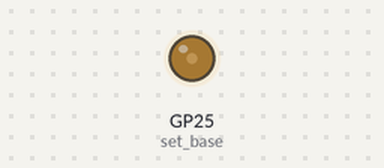
Bench run of a program on a simulated Raspberry Pi Pico running MicroPython. Shown: output pins drawn as LEDs (lit = HIGH).

Above: at 0.05 s.
At 1.5 s:
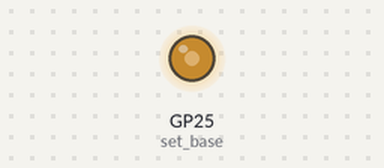
At 3.0 s:
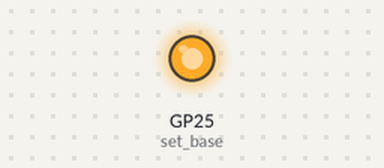
Timing chart, 0 to 6.9 s (numbered marks = the images above):
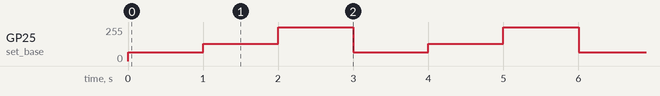

Measured:
- by itself, GP25 (set_base): repeats every 3.0 s: 128/255 1.0 s, 255/255 1.0 s, 64/255 1.0 s

The program:

led_PIO.py
```python
from rp2 import PIO, StateMachine, asm_pio
from machine import Pin
import time

@asm_pio(set_init=PIO.OUT_LOW)
def led_quarter_brightness():
  set(pins, 0) [2]
  set(pins, 1)


@asm_pio(set_init=PIO.OUT_LOW)
def led_half_brightness():
  set(pins, 0)
  set(pins, 1)

@asm_pio(set_init=PIO.OUT_LOW)
def led_full_brightness():
  set(pins, 1)

sm1 = StateMachine(1, led_quarter_brightness, freq=10000, set_base=Pin(25))
sm2 = StateMachine(2, led_half_brightness, freq=10000, set_base=Pin(25))
sm3 = StateMachine(3, led_full_brightness, freq=10000, set_base=Pin(25))

while True:
  sm1.active(1)
  time.sleep(1)
  sm1.active(0)

  sm2.active(1)
  time.sleep(1)
  sm2.active(0)

  sm3.active(1)
  time.sleep(1)
  sm3.active(0)
```
